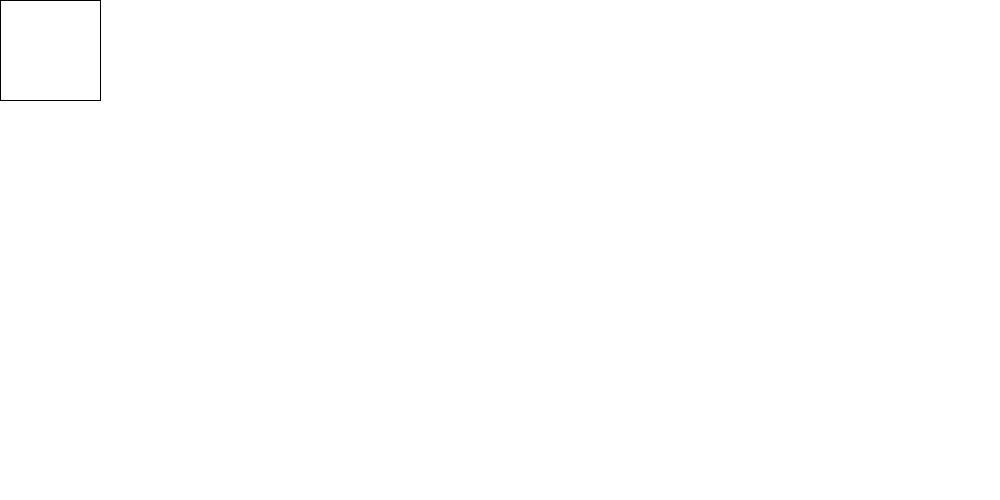
Frame 1 (no input)
Frame 60 (the mouse pressed at the canvas centre just before this capture): blank canvas, image omitted
Frame 120 (the mouse held since frame 60 and released just before this capture): blank canvas, image omitted

The Processing sketch that drew this single still picture (run headless with seeded random() and noise(); from frame 60 on, the mouse is pressed at the canvas centre):

// Processing sketch: firstExample
// ── firstExample.pde
int x = 0;
//methods
void setup(){ //happens 1 time
  size(1000,500);
}

void draw(){ //continuous loop - repaints picture every time it runs
  background(255);
  rect(x,0, 100, 100);
  x+=5;
}

void keyPressed(){
  if (keyCode == 65){
    x-=100;
  }
}
